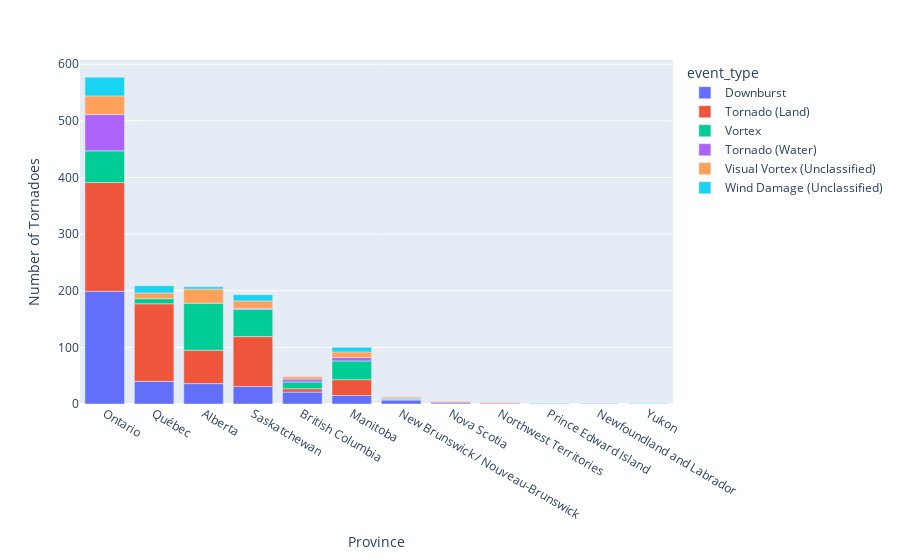

Source (notebook cell):
### Code cell
by_province = dataset.groupby(['Province','event_type'])['Year'].count().reset_index(name='Number of Tornadoes')
by_province.sort_values('Number of Tornadoes',ascending=False,inplace=True)
px.bar(by_province,x='Province',y='Number of Tornadoes',color='event_type',title='Number of Tornadoes in each province')

### Figure 1 — Plotly figure (JSON) as saved in the notebook; plotly's stock layout.template omitted (floating-point values rounded to 4 significant figures)
{"data": [{"alignmentgroup": "True", "hovertemplate": "event_type=Downburst<br>Province=%{x}<br>Number of Tornadoes=%{y}<extra></extra>", "legendgroup": "Downburst", "marker": {"color": "#636efa", "pattern": {"shape": ""}}, "name": "Downburst", "offsetgroup": "Downburst", "orientation": "v", "showlegend": true, "textposition": "auto", "type": "bar", "x": ["Ontario", "Québec", "Alberta", "Saskatchewan", "British Columbia", "Manitoba", "New Brunswick / Nouveau-Brunswick", "Nova Scotia", "Northwest Territories"], "xaxis": "x", "y": [199, 40, 36, 31, 21, 15, 7, 2, 1], "yaxis": "y"}, {"alignmentgroup": "True", "hovertemplate": "event_type=Tornado (Land)<br>Province=%{x}<br>Number of Tornadoes=%{y}<extra></extra>", "legendgroup": "Tornado (Land)", "marker": {"color": "#EF553B", "pattern": {"shape": ""}}, "name": "Tornado (Land)", "offsetgroup": "Tornado (Land)", "orientation": "v", "showlegend": true, "textposition": "auto", "type": "bar", "x": ["Ontario", "Québec", "Saskatchewan", "Alberta", "Manitoba", "British Columbia", "Nova Scotia", "Northwest Territories", "New Brunswick / Nouveau-Brunswick"], "xaxis": "x", "y": [192, 137, 88, 59, 28, 6, 2, 1, 1], "yaxis": "y"}, {"alignmentgroup": "True", "hovertemplate": "event_type=Vortex<br>Province=%{x}<br>Number of Tornadoes=%{y}<extra></extra>", "legendgroup": "Vortex", "marker": {"color": "#00cc96", "pattern": {"shape": ""}}, "name": "Vortex", "offsetgroup": "Vortex", "orientation": "v", "showlegend": true, "textposition": "auto", "type": "bar", "x": ["Alberta", "Ontario", "Saskatchewan", "Manitoba", "British Columbia", "Québec", "New Brunswick / Nouveau-Brunswick", "Prince Edward Island"], "xaxis": "x", "y": [83, 56, 48, 33, 12, 9, 2, 1], "yaxis": "y"}, {"alignmentgroup": "True", "hovertemplate": "event_type=Tornado (Water)<br>Province=%{x}<br>Number of Tornadoes=%{y}<extra></extra>", "legendgroup": "Tornado (Water)", "marker": {"color": "#ab63fa", "pattern": {"shape": ""}}, "name": "Tornado (Water)", "offsetgroup": "Tornado (Water)", "orientation": "v", "showlegend": true, "textposition": "auto", "type": "bar", "x": ["Ontario", "Manitoba", "British Columbia", "Saskatchewan", "Newfoundland and Labrador", "New Brunswick / Nouveau-Brunswick"], "xaxis": "x", "y": [64, 6, 5, 2, 1, 1], "yaxis": "y"}, {"alignmentgroup": "True", "hovertemplate": "event_type=Visual Vortex (Unclassified)<br>Province=%{x}<br>Number of Tornadoes=%{y}<extra></extra>", "legendgroup": "Visual Vortex (Unclassified)", "marker": {"color": "#FFA15A", "pattern": {"shape": ""}}, "name": "Visual Vortex (Unclassified)", "offsetgroup": "Visual Vortex (Unclassified)", "orientation": "v", "showlegend": true, "textposition": "auto", "type": "bar", "x": ["Ontario", "Alberta", "Saskatchewan", "Manitoba", "Québec", "British Columbia", "New Brunswick / Nouveau-Brunswick", "Nova Scotia"], "xaxis": "x", "y": [33, 25, 13, 10, 10, 4, 2, 1], "yaxis": "y"}, {"alignmentgroup": "True", "hovertemplate": "event_type=Wind Damage (Unclassified)<br>Province=%{x}<br>Number of Tornadoes=%{y}<extra></extra>", "legendgroup": "Wind Damage (Unclassified)", "marker": {"color": "#19d3f3", "pattern": {"shape": ""}}, "name": "Wind Damage (Unclassified)", "offsetgroup": "Wind Damage (Unclassified)", "orientation": "v", "showlegend": true, "textposition": "auto", "type": "bar", "x": ["Ontario", "Québec", "Saskatchewan", "Manitoba", "Alberta", "Yukon"], "xaxis": "x", "y": [33, 13, 11, 8, 4, 1], "yaxis": "y"}], "layout": {"barmode": "relative", "legend": {"title": {"text": "event_type"}, "tracegroupgap": 0}, "margin": {"t": 60}, "xaxis": {"anchor": "y", "domain": [0, 1], "title": {"text": "Province"}}, "yaxis": {"anchor": "x", "domain": [0, 1], "title": {"text": "Number of Tornadoes"}}}}
